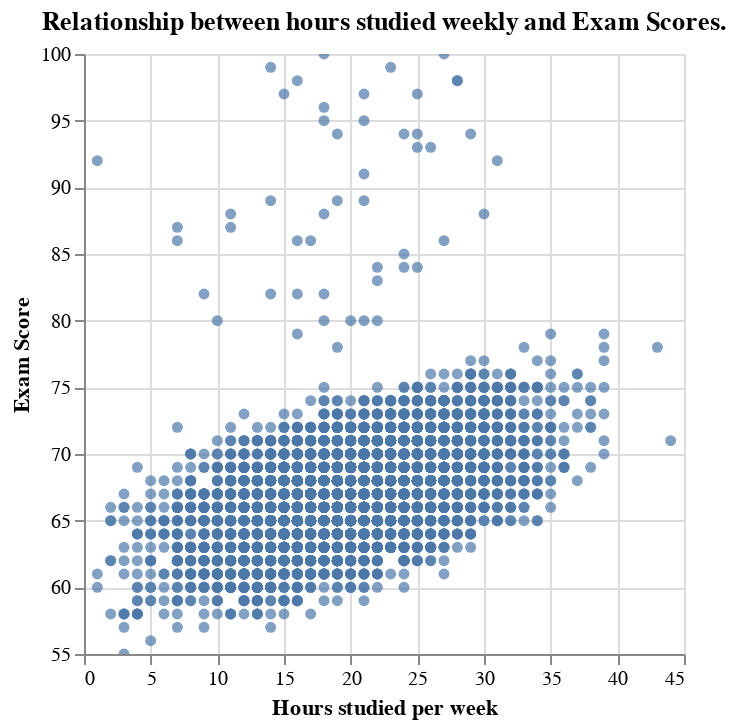

Write notebook code for a chart like this one.
### Code cell
#scatterplot to show if there is a relationship between hours studied and exam scores
study_exam_plot = alt.Chart(study_exam).mark_circle().encode(
    x=alt.X("Hours_Studied").title("Hours studied per week"),
    y=alt.Y("Exam_Score").title("Exam Score").scale(zero=False),
    tooltip=["Hours_Studied", "Exam_Score"]
).properties(
    title="Relationship between hours studied weekly and Exam Scores.").interactive()
study_exam_plot

### Figure 1 — Vega specification as saved in the notebook (floating-point values rounded to 4 significant figures; data arrays with more than 128 entries replaced by an {"elided": "..."} marker saying what was removed)
{"$schema": "https://vega.github.io/schema/vega/v5.json", "data": [{"name": "param_2_store"}, {"name": "source_0", "values": {"elided": "6607 records"}}, {"name": "source_0_x_domain_Hours_Studied", "values": [{"min": 1, "max": 44}]}, {"name": "source_0_y_domain_Exam_Score", "values": [{"min": 55, "max": 100}]}], "signals": [{"name": "unit", "value": {}, "on": [{"events": "pointermove", "update": "isTuple(group()) ? group() : unit"}]}, {"name": "param_2", "update": "vlSelectionResolve(\"param_2_store\", \"union\")"}, {"name": "param_2_Hours_Studied", "on": [{"events": [{"source": "view", "type": "dblclick"}], "update": "null"}, {"events": {"signal": "param_2_translate_delta"}, "update": "panLinear(param_2_translate_anchor.extent_x, -param_2_translate_delta.x / width)"}, {"events": {"signal": "param_2_zoom_delta"}, "update": "zoomLinear(domain(\"x\"), param_2_zoom_anchor.x, param_2_zoom_delta)"}]}, {"name": "param_2_Exam_Score", "on": [{"events": [{"source": "view", "type": "dblclick"}], "update": "null"}, {"events": {"signal": "param_2_translate_delta"}, "update": "panLinear(param_2_translate_anchor.extent_y, param_2_translate_delta.y / height)"}, {"events": {"signal": "param_2_zoom_delta"}, "update": "zoomLinear(domain(\"y\"), param_2_zoom_anchor.y, param_2_zoom_delta)"}]}, {"name": "param_2_tuple", "on": [{"events": [{"signal": "param_2_Hours_Studied || param_2_Exam_Score"}], "update": "param_2_Hours_Studied && param_2_Exam_Score ? {unit: \"\", fields: param_2_tuple_fields, values: [param_2_Hours_Studied,param_2_Exam_Score]} : null"}]}, {"name": "param_2_tuple_fields", "value": [{"field": "Hours_Studied", "channel": "x", "type": "R"}, {"field": "Exam_Score", "channel": "y", "type": "R"}]}, {"name": "param_2_translate_anchor", "value": {}, "on": [{"events": [{"source": "scope", "type": "pointerdown"}], "update": "{x: x(unit), y: y(unit), extent_x: domain(\"x\"), extent_y: domain(\"y\")}"}]}, {"name": "param_2_translate_delta", "value": {}, "on": [{"events": [{"source": "window", "between": [{"source": "scope", "type": "pointerdown"}, {"source": "window", "type": "pointerup"}], "type": "pointermove", "consume": true}], "update": "{x: param_2_translate_anchor.x - x(unit), y: param_2_translate_anchor.y - y(unit)}"}]}, {"name": "param_2_zoom_anchor", "on": [{"events": [{"source": "scope", "type": "wheel", "consume": true}], "update": "{x: invert(\"x\", x(unit)), y: invert(\"y\", y(unit))}"}]}, {"name": "param_2_zoom_delta", "on": [{"events": [{"source": "scope", "type": "wheel", "consume": true}], "update": "pow(1.001, event.deltaY * pow(16, event.deltaMode))", "force": true}]}, {"name": "param_2_modify", "on": [{"events": {"signal": "param_2_tuple"}, "update": "modify(\"param_2_store\", param_2_tuple, true)"}]}], "marks": [{"type": "symbol", "name": "marks", "from": {"data": "source_0"}, "encode": {"update": {"opacity": {"value": 0.7}, "shape": {"value": "circle"}, "fill": {"value": "#4c78a8"}, "tooltip": {"signal": "{\"Hours_Studied\": format(datum[\"Hours_Studied\"], \"\"), \"Exam_Score\": format(datum[\"Exam_Score\"], \"\")}"}, "y": {"field": "Exam_Score", "scale": "y"}, "x": {"field": "Hours_Studied", "scale": "x"}}}, "interactive": true, "clip": true, "style": ["circle"]}], "scales": [{"name": "x", "type": "linear", "domain": [{"signal": "(data(\"source_0_x_domain_Hours_Studied\")[0] || {}).min"}, {"signal": "(data(\"source_0_x_domain_Hours_Studied\")[0] || {}).max"}], "range": [0, {"signal": "width"}], "nice": true, "zero": true, "domainRaw": {"signal": "param_2[\"Hours_Studied\"]"}}, {"name": "y", "type": "linear", "domain": [{"signal": "(data(\"source_0_y_domain_Exam_Score\")[0] || {}).min"}, {"signal": "(data(\"source_0_y_domain_Exam_Score\")[0] || {}).max"}], "range": [{"signal": "height"}, 0], "zero": false, "nice": true, "domainRaw": {"signal": "param_2[\"Exam_Score\"]"}}], "axes": [{"scale": "x", "zindex": 0, "grid": true, "labels": false, "aria": false, "gridScale": "y", "domain": false, "tickCount": {"signal": "ceil(width/40)"}, "maxExtent": 0, "minExtent": 0, "ticks": false, "orient": "bottom"}, {"scale": "y", "maxExtent": 0, "ticks": false, "gridScale": "x", "minExtent": 0, "tickCount": {"signal": "ceil(height/40)"}, "zindex": 0, "orient": "left", "labels": false, "grid": true, "aria": false, "domain": false}, {"scale": "x", "title": "Hours studied per week", "labelFlush": true, "labelOverlap": true, "grid": false, "tickCount": {"signal": "ceil(width/40)"}, "orient": "bottom", "zindex": 0}, {"scale": "y", "grid": false, "labelOverlap": true, "tickCount": {"signal": "ceil(height/40)"}, "title": "Exam Score", "zindex": 0, "orient": "left"}], "title": {"text": "Relationship between hours studied weekly and Exam Scores.", "frame": "group"}, "padding": 5, "width": 300, "style": "cell", "background": "white", "height": 300}
